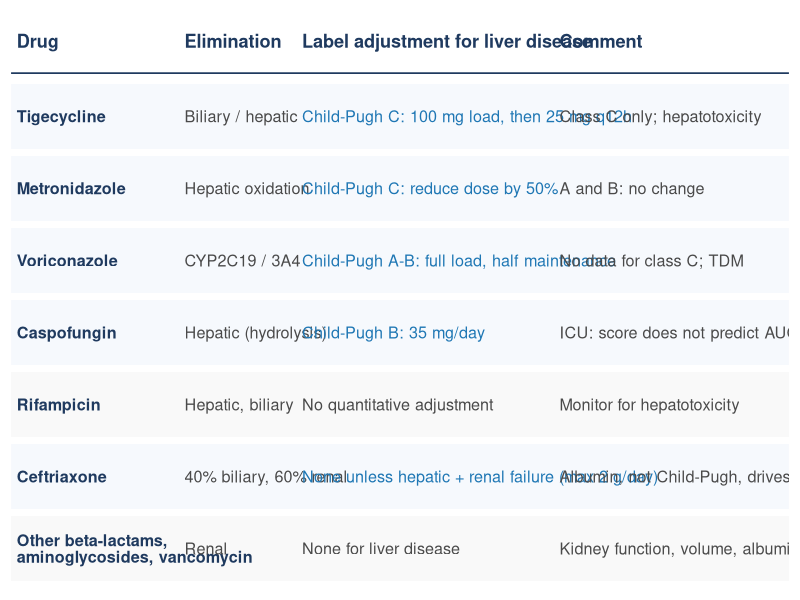

This figure's R source:
# =============================================================================
# New liver slide. Which antimicrobials carry a hepatic dose adjustment?
# Table graphic. Sources: Halilovic & Heintz 2014 (AJHP; 22 antibiotics with
# hepatic or mixed clearance reviewed), Verbeeck 2008 (EJCP), Comce 2024 (JAC
# systematic review: ceftriaxone, gentamicin, meropenem, vancomycin in cirrhosis),
# Kurland 2019 (caspofungin ICU), and the US prescribing information of each drug.
# CHECK each label cell against the current SmPC/PI before presenting.
# =============================================================================
suppressPackageStartupMessages({library(dplyr); library(ggplot2); library(patchwork)})
col_blue <- "#1f77b4"; col_grey <- "#9aa3ad"; col_navy <- "#1f3a5f"; col_dark <- "#4a4a4a"; col_red <- "#b03a3a"
base_theme <- function(bs = 17) theme_minimal(base_size = bs) + theme(panel.grid.minor = element_blank(), plot.title = element_text(face = "bold", color = col_navy, size = bs * 0.95), plot.subtitle = element_text(color = col_dark, size = bs * 0.75), plot.margin = margin(8, 10, 8, 8))

library(tidyr)
tab <- tribble(~drug, ~handling, ~label, ~note,
  "Tigecycline",     "Biliary / hepatic",          "Child-Pugh C: 100 mg load, then 25 mg q12h",        "Class C only; hepatotoxicity",
  "Metronidazole",   "Hepatic oxidation",           "Child-Pugh C: reduce dose by 50%",                  "A and B: no change",
  "Voriconazole",    "CYP2C19 / 3A4",               "Child-Pugh A-B: full load, half maintenance",       "No data for class C; TDM",
  "Caspofungin",     "Hepatic (hydrolysis)", "Child-Pugh B: 35 mg/day",                        "ICU: score does not predict AUC (next slide)",
  "Rifampicin",      "Hepatic, biliary",            "No quantitative adjustment",                        "Monitor for hepatotoxicity",
  "Ceftriaxone",     "40% biliary, 60% renal",      "None unless hepatic + renal failure (max 2 g/day)", "Albumin, not Child-Pugh, drives free fraction",
  "Other beta-lactams,\naminoglycosides, vancomycin", "Renal", "None for liver disease", "Kidney function, volume, albumin set the dose") |>
  mutate(row = rev(seq_len(n())), hep = ifelse(label %in% c("None for liver disease", "No quantitative adjustment"), "none", "adj"))
long <- tab |> select(row, hep, drug, handling, label, note) |>
  pivot_longer(c(drug, handling, label, note), names_to = "col", values_to = "txt") |>
  mutate(x = c(drug = 0, handling = 3.0, label = 5.1, note = 9.7)[col],
         face = ifelse(col == "drug", "bold", "plain"),
         colr = case_when(col == "label" & hep == "adj" ~ col_blue, col == "drug" ~ col_navy, TRUE ~ col_dark))
hdrs <- tibble(x = c(0, 3.0, 5.1, 9.7), txt = c("Drug", "Elimination", "Label adjustment for liver disease", "Comment"))
p <- ggplot() +
  geom_rect(data = tab, aes(xmin = -0.1, xmax = 13.8, ymin = row - 0.45, ymax = row + 0.45, fill = hep), alpha = 0.5) +
  scale_fill_manual(values = c(adj = "#eef4fb", none = "#f3f3f3"), guide = "none") +
  geom_text(data = long, aes(x, row, label = txt, fontface = face), color = long$colr, hjust = 0, size = 4.1, lineheight = 0.85) +
  geom_text(data = hdrs, aes(x, max(tab$row) + 1.05, label = txt), hjust = 0, size = 4.6, fontface = "bold", color = col_navy) +
  annotate("segment", x = -0.1, xend = 13.8, y = max(tab$row) + 0.6, yend = max(tab$row) + 0.6, color = col_navy, linewidth = 0.6) +
  scale_x_continuous(limits = c(-0.1, 13.8), expand = c(0, 0)) +
  scale_y_continuous(limits = c(0.4, max(tab$row) + 1.5), expand = c(0, 0)) +
  theme_void() + theme(plot.margin = margin(6, 8, 6, 8))
ggsave("figures/hepatic_adjustment_table.png", p, width = 14, height = 5.2, dpi = 300, bg = "white")
